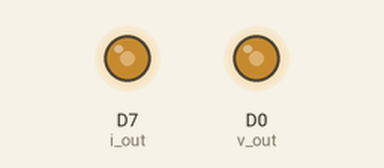
Simulated run of this sketch. Board: ESP8266 (NodeMCU). Shown: output pins drawn as LEDs (lit = HIGH).

Above: at 0.2 s.
Timing chart, 0 to 1.7 s (numbered marks = the images above):
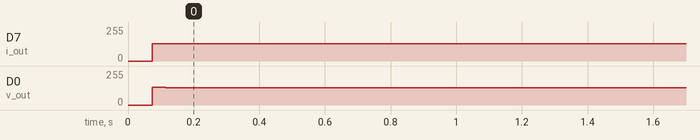

Measured:
- by itself, D7 (i_out): 0/255 → 129/255 at 0.07 s
- by itself, D0 (v_out): 0/255 → 128/255 at 0.07 s

The sketch:

Ondas_desfasadas.ino
```cpp
int v_out = D0;
int i_out = D7;

float t;
unsigned long sampling_interval;
unsigned long t_actual;


int f = 50; //f fundamental
int ns = 40; //numero de muestras
int fs =  ns; //f de muestreo

int samples_i[40];
int samples_v[40];

void setup() {
  Serial.begin(115200);
  analogWriteRange(1023); //10 bits
  analogWriteFreq(40000); //maxima frecuencia a la que puede ir el PWM

  for (int i = 0; i < ns; i++) {
    t = (float)i / fs;
    samples_v[i] = (int)(512 * sin(2 * PI * t) + 512);
    samples_i[i] = (int)(512 * sin(2 * PI * t + PI / 6) + 512);
  }
  sampling_interval = (unsigned long) 1000000 / (f * ns);
  t_actual = micros();
}

void loop() {
  for (int j = 0; j < ns; j++) {
    analogWrite(v_out, samples_v[j]);
    analogWrite(i_out, samples_i[j]);
    delayMicroseconds(sampling_interval  - (micros() - t_actual));
    t_actual = micros();
  }
}
```
